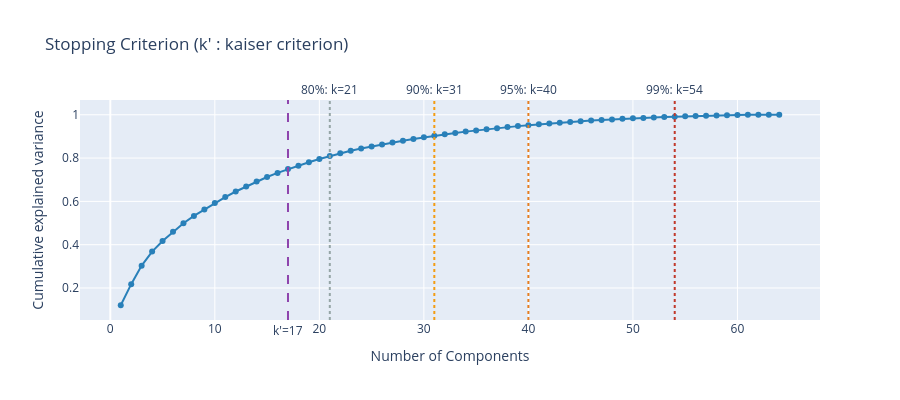

Write notebook code for a chart like this one.
### Markdown cell above
### 4.2 Plot component selection

### Code cell
fig = go.Figure()

# For Cumulative Variance
fig.add_trace(go.Scatter(
    x=variance_df["Components"], y=variance_df["Cumulative variance"],
    mode="lines+markers",name="Cumulative Variance",
    line=dict(color="#2980b9")
))

# Percentage of Variance and color
colors = {"80%": "#95a5a6", "90%": "#f39c12", "95%": "#e67e22", "99%": "#c0392b"}
k_list = {0.80: "80%", 0.90:"90%",0.95:"95%",0.99:"99%"}


# Add vertical lines for stopping criteria for given thresholds
for t in k_list:
    k = components_threshold[t]
    fig.add_vline(x=k, line_dash="dot", line_color=colors[k_list[t]],
                annotation_text=f"{k_list[t]}: k={k}", annotation_position="top")

# Add vertical line for kaiser criterion
fig.add_vline(x=kaiser_k, line_dash="dash", line_color="#8e44ad",
            annotation_text=f"k'={kaiser_k}", annotation_position="bottom")

# Update layout
fig.update_layout(title="Stopping Criterion (k' : kaiser criterion)", xaxis_title="Number of Components",
                yaxis_title="Cumulative explained variance", height=400)
fig.show()

### Figure 1 — Plotly figure (JSON) as saved in the notebook; plotly's stock layout.template omitted (floating-point values rounded to 4 significant figures)
{"data": [{"line": {"color": "#2980b9"}, "mode": "lines+markers", "name": "Cumulative Variance", "type": "scatter", "x": [1, 2, 3, 4, 5, 6, 7, 8, 9, 10, 11, 12, 13, 14, 15, 16, 17, 18, 19, 20, 21, 22, 23, 24, 25, 26, 27, 28, 29, 30, 31, 32, 33, 34, 35, 36, 37, 38, 39, 40, 41, 42, 43, 44, 45, 46, 47, 48, 49, 50, 51, 52, 53, 54, 55, 56, 57, 58, 59, 60, 61, 62, 63, 64], "y": [0.1204, 0.2177, 0.3033, 0.3683, 0.4171, 0.4598, 0.4993, 0.5328, 0.563, 0.5923, 0.6201, 0.6455, 0.6685, 0.6914, 0.7126, 0.7315, 0.749, 0.7651, 0.7809, 0.796, 0.8094, 0.8221, 0.8335, 0.844, 0.8538, 0.8632, 0.8717, 0.8801, 0.888, 0.8956, 0.9026, 0.9095, 0.916, 0.9221, 0.9278, 0.9332, 0.9382, 0.943, 0.9475, 0.9518, 0.9559, 0.9598, 0.9634, 0.9668, 0.9699, 0.973, 0.9758, 0.9785, 0.9811, 0.9834, 0.9855, 0.9874, 0.9893, 0.9911, 0.9927, 0.9942, 0.9957, 0.997, 0.9982, 0.9992, 1.0, 1.0, 1.0, 1.0]}], "layout": {"annotations": [{"showarrow": false, "text": "80%: k=21", "x": 21, "xanchor": "center", "xref": "x", "y": 1, "yanchor": "bottom", "yref": "y domain"}, {"showarrow": false, "text": "90%: k=31", "x": 31, "xanchor": "center", "xref": "x", "y": 1, "yanchor": "bottom", "yref": "y domain"}, {"showarrow": false, "text": "95%: k=40", "x": 40, "xanchor": "center", "xref": "x", "y": 1, "yanchor": "bottom", "yref": "y domain"}, {"showarrow": false, "text": "99%: k=54", "x": 54, "xanchor": "center", "xref": "x", "y": 1, "yanchor": "bottom", "yref": "y domain"}, {"showarrow": false, "text": "k'=17", "x": 17, "xanchor": "center", "xref": "x", "y": 0, "yanchor": "top", "yref": "y domain"}], "height": 400, "shapes": [{"line": {"color": "#95a5a6", "dash": "dot"}, "type": "line", "x0": 21, "x1": 21, "xref": "x", "y0": 0, "y1": 1, "yref": "y domain"}, {"line": {"color": "#f39c12", "dash": "dot"}, "type": "line", "x0": 31, "x1": 31, "xref": "x", "y0": 0, "y1": 1, "yref": "y domain"}, {"line": {"color": "#e67e22", "dash": "dot"}, "type": "line", "x0": 40, "x1": 40, "xref": "x", "y0": 0, "y1": 1, "yref": "y domain"}, {"line": {"color": "#c0392b", "dash": "dot"}, "type": "line", "x0": 54, "x1": 54, "xref": "x", "y0": 0, "y1": 1, "yref": "y domain"}, {"line": {"color": "#8e44ad", "dash": "dash"}, "type": "line", "x0": 17, "x1": 17, "xref": "x", "y0": 0, "y1": 1, "yref": "y domain"}], "title": {"text": "Stopping Criterion (k' : kaiser criterion)"}, "xaxis": {"title": {"text": "Number of Components"}}, "yaxis": {"title": {"text": "Cumulative explained variance"}}}}
